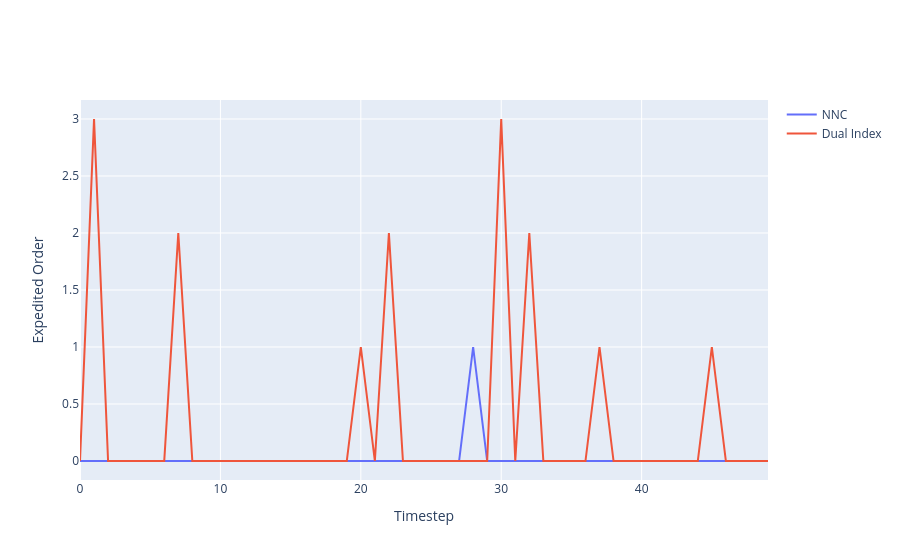

The cell this chart's notebook holds for it:
### Code cell
a = go.Scatter(y=[x.item() for x in nn_qe], name='NNC')
b = go.Scatter(y=all_qe, name='Dual Index')
fig = go.Figure([a,b])
fig.layout.xaxis.title = 'Timestep'
fig.layout.yaxis.title = 'Expedited Order'
fig

### Figure 1 — Plotly figure (JSON) as saved in the notebook; plotly's stock layout.template omitted (floating-point values rounded to 4 significant figures)
{"data": [{"name": "NNC", "type": "scatter", "y": [0, 0, 0, 0, 0, 0, 0, 0, 0, 0, 0, 0, 0, 0, 0, 0, 0, 0, 0, 0, 0, 0, 0, 0, 0, 0, 0, 0, 1, 0, 0, 0, 0, 0, 0, 0, 0, 0, 0, 0, 0, 0, 0, 0, 0, 0, 0, 0, 0, 0]}, {"name": "Dual Index", "type": "scatter", "y": [0, 3, 0, 0, 0, 0, 0, 2, 0, 0, 0, 0, 0, 0, 0, 0, 0, 0, 0, 0, 1, 0, 2, 0, 0, 0, 0, 0, 0, 0, 3, 0, 2, 0, 0, 0, 0, 1, 0, 0, 0, 0, 0, 0, 0, 1, 0, 0, 0, 0]}], "layout": {"xaxis": {"title": {"text": "Timestep"}}, "yaxis": {"title": {"text": "Expedited Order"}}}}
